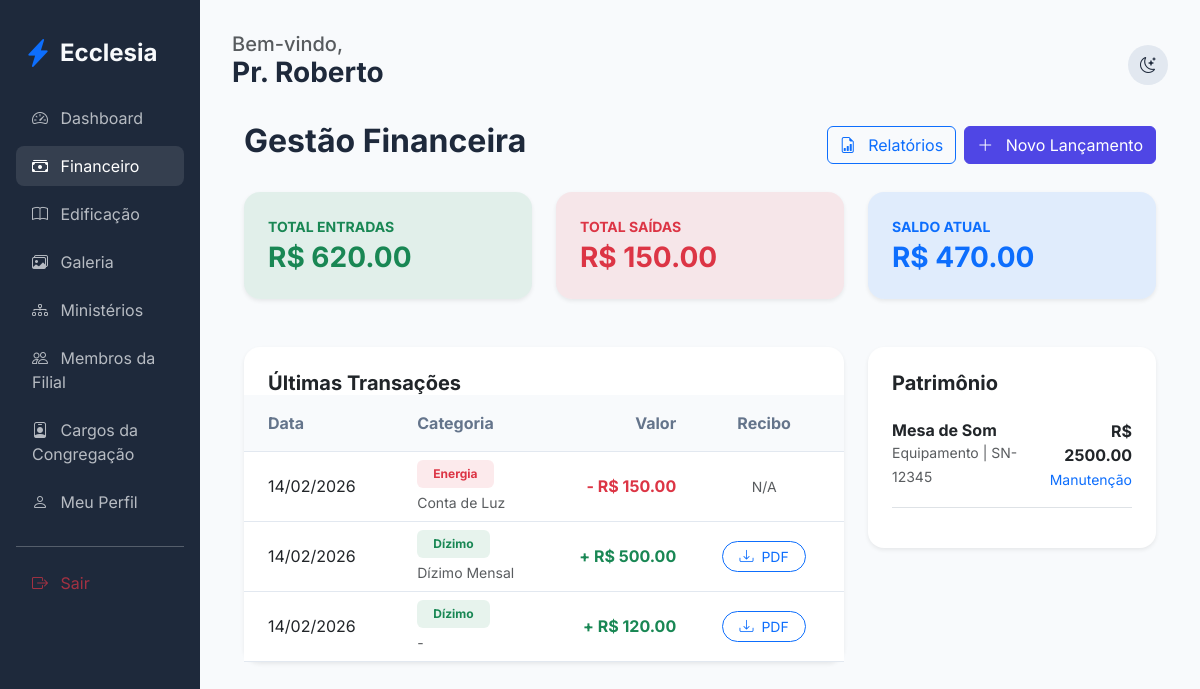
/finance/dashboard (signed in), run on an earlier commit of the app's database.
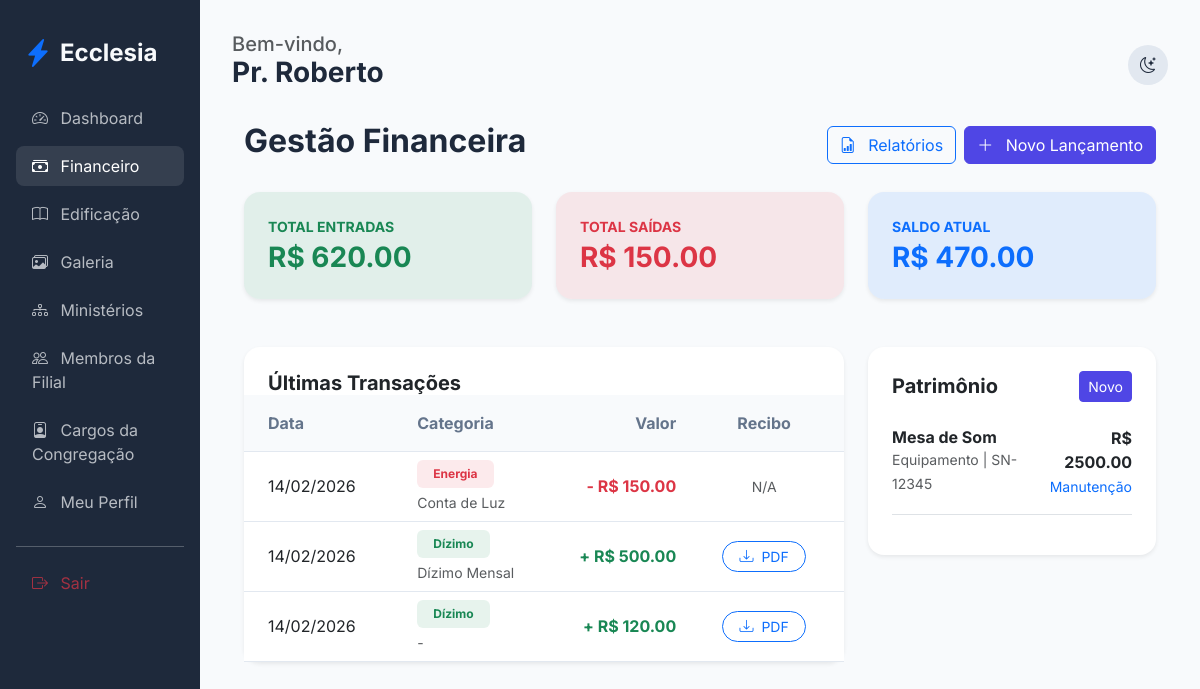
And on a later commit of the database.
### app/modules/finance/routes.py (the view)
@finance_bp.route('/dashboard')
@login_required
def dashboard():
    if not can_manage_finance():
        transactions = Transaction.query.filter_by(user_id=current_user.id).order_by(Transaction.date.desc()).all()
        return render_template('finance/dashboard.html', transactions=transactions, assets=[], stats=None)
    if is_admin():
        query = Transaction.query
        asset_query = Asset.query
    else:
        query = Transaction.query.filter_by(church_id=current_user.church_id)
        asset_query = Asset.query.filter_by(church_id=current_user.church_id)
    transactions = query.order_by(Transaction.date.desc()).all()
    assets = asset_query.all()
    total_income = sum(t.amount for t in transactions if t.type == 'income')
    total_expense = sum(t.amount for t in transactions if t.type == 'expense')
    balance = total_income - total_expense
    stats = {
        'income': total_income,
        'expense': total_expense,
        'balance': balance
    }
    return render_template('finance/dashboard.html', transactions=transactions, assets=assets, stats=stats)

### app/modules/finance/routes.py (called while the page is built)
def is_admin():
    return current_user.church_role and current_user.church_role.name == 'Administrador Global'

def can_manage_finance():
    return current_user.can_manage_finance or (current_user.church_role and current_user.church_role.name in ['Administrador Global', 'Pastor Líder', 'Tesoureiro'])

### app/templates/finance/dashboard.html (shortened to what the changed rows need)
{% extends "base.html" %}
{% block content %}
<div class="container-fluid">
    <div class="d-flex justify-content-between align-items-center mb-4">
        <h2 class="fw-bold">Gestão Financeira</h2>
    </div>
    <div class="row g-4">
        <div class="col-lg-8">
            <div class="card border-0 shadow-sm">
                <div class="card-body p-0">
                    <div class="table-responsive">
                        <table class="table table-hover align-middle mb-0">
                            <thead class="bg-light">
                                <tr>
                                    <th class="px-4 py-3">Data</th>
                                    <th class="py-3">Categoria</th>
                                    <th class="py-3 text-end">Valor</th>
                                    <th class="px-4 py-3 text-center">Recibo</th>
                                </tr>
                            </thead>
                        </table>
                    </div>
                </div>
            </div>
        </div>
        <div class="col-lg-4">
            <div class="card border-0 shadow-sm">
                <div class="card-header bg-transparent border-0 p-4 pb-0 d-flex justify-content-between align-items-center">
                    <h5 class="fw-bold mb-0">Patrimônio</h5>
                    {% if current_user.can_manage_finance or (current_user.church_role and current_user.church_role.name in ["Administrador Global", "Tesoureiro"]) %}
                    <a href="{{ url_for('finance.add_asset') }}" class="btn btn-sm btn-primary">Novo</a>
                    {% endif %}
                </div>
            </div>
        </div>
    </div>
</div>
{% endblock %}

What changed in the data, as far as the page shows it:
changed User "Pr. Roberto": can_manage_finance False → True (drawn)
Also different on the page:
text now shown: "Novo"
